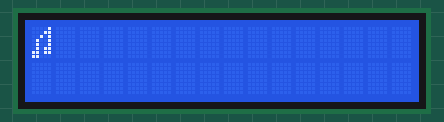
Recording of a sketch running on a simulated Arduino Uno, built with avr-gcc and run on an emulated ATmega328P. Shown: 16×2 character LCD.

Above: at 0.2 s.
At 5.02 s:
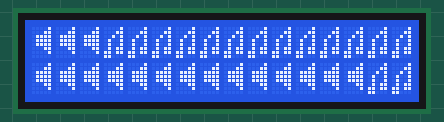
At 10.1 s:
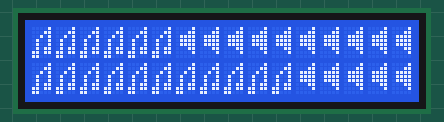
At 19.99 s:
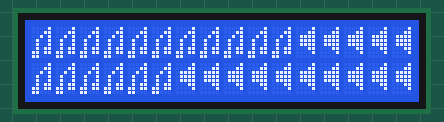
At 29.88 s:
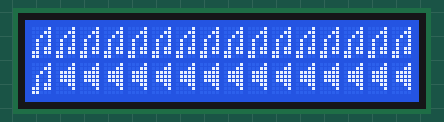
At 39.77 s:
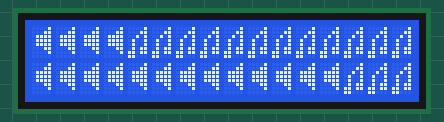

The sketch:

05-16x2_LCD.ino
```cpp
#include <LCD_I2C.h>

LCD_I2C lcd(0x27);

// Custom heart character
byte Music[8] = { B00001, B00011, B00101, B01001, B01001, B01011, B11011, B11000 };
byte Skull[8] = { B00000, B01110, B10101, B11011, B01110, B01110, B00000, B00000 };
byte Speaker[8] = { B00001, B00011, B01111, B01111, B01111, B00011, B00001, B00000 };


void setup() {
  lcd.begin();  // Initialize the LCD with 16 columns and 2 rows
  lcd.backlight();
  lcd.createChar(0, Music);  // Create custom character at index 0
  lcd.createChar(1, Speaker);

  //lcd.print(" Moji");

}

void loop() {
  for(int j = 0; j < 2; j++){
    if(j==0){
    for(int i = 0; i <= 16; i++){
        lcd.setCursor(i, j);
        lcd.write(byte(0));

        lcd.setCursor(16-i, j+1);
        lcd.write(byte(1));

        delay(250);
        //lcd.clear();
        }
      }
    else{
      for(int i = 16; i >= 0; i--){
        lcd.setCursor(i, j);
        lcd.write(byte(0));

        lcd.setCursor(16-i, j-1);
        lcd.write(byte(1));

        delay(250);
        //lcd.clear();
        }
      }
  }
}
```
